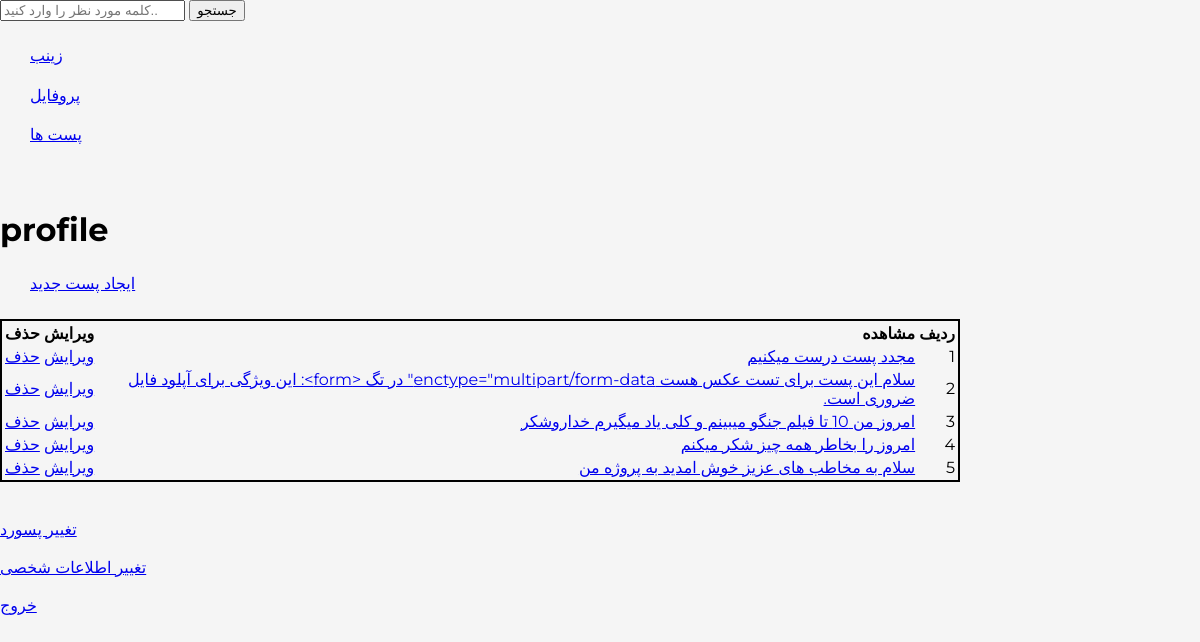
/ (signed in), run on the app's committed database.
### social/models.py (models this page shows, shortened)
class User(AbstractUser):
    date_of_birth=models.DateTimeField(verbose_name="تاریخ تولد", blank=True, null=True)
    bio=models.TextField(verbose_name=" بایو ", blank=True, null=True )
    photo=models.ImageField(verbose_name="تصاویر",upload_to="account_images/",null=True, blank=True)
    job=models.CharField(max_length=250,verbose_name="شغل", blank=True, null=True)
    phone=models.CharField(verbose_name="شماره تلفن",max_length=11, blank=True, null=True)

class Post(models.Model):
    author=models.ForeignKey(User,on_delete=models.CASCADE,related_name="user_posts",verbose_name="نویسنده")
    description=models.TextField(verbose_name="توضیحات")
    created=models.DateTimeField(auto_now_add=True)
    updated = models.DateTimeField(auto_now=True)
    likes=models.ManyToManyField(User, related_name="liked_posts", blank=True)
    tags=TaggableManager()
    class Meta:
        ordering=['-created']
        indexes=[
            models.Index(fields=['-created'])
        ]
        verbose_name="پست"
        verbose_name_plural = "پست ها"
    def get_absolute_url(self):
        return reverse('social:post_detail', args=[self.id])

### social/views.py (the view)
# urls.py: path('',views.profile, name='profile'),
@login_required
def profile(request):
    posts = Post.objects.filter(author=request.user).order_by('-created')
    return render(request, "social/profile.html",{'posts':posts})

### social/templates/social/profile.html (shortened to what this page needs)
{% extends 'parent/base.html' %}
{% block content %}
<h1>profile</h1>
<p><a href="{% url 'social:create_post' %}">ایجاد پست جدید</a> </p>
<table style="width: 80%;border: 2px solid black; text-align: right;direction: rtl;">
    <tr>
        <th>ردیف</th>
        <th>مشاهده</th>
        <th>ویرایش</th>
        <th>حذف</th>
    </tr>
    {% for post in posts %}
        <tr>
            <td>{{forloop.counter}}</td>
            <td><a href="{{ post.get_absolute_url }}" > {{post.description}}</a> </td>
            <td><a href="{% url 'social:edit_post' post.id%}">ویرایش</a> </td>
            <td><a href="{% url 'social:delete_post' post.id %}">حذف</a> </td>
        </tr>
    {%endfor%}
</table>
<br><br>
    <a href="{% url 'social:password_change'%}">تغییر پسورد</a>
<br><br>
<a href="{% url 'social:edit_account'%}">تغییر اطلاعات شخصی</a>
<br><br>
    <a href="{% url 'social:logout' %}">خروج</a>
<br>
{% endblock %}

### social/templates/partials/header.html
<form method="get" action="{% url 'social:post_search'%}">
    <input type="text" name="query" required placeholder="کلمه مورد نظر را وارد کنید..">
    <input type="submit" value="جستجو" >
</form>
    {% if request.user.is_authenticated %}
        <p>
            <a href="#">{{ request.user.first_name |default:request.user.username}}</a>
        </p>
    {% else %}
        <a href="{% url 'social:login' %}">  ورود  </a>
    {% endif %}
<p><a href="{% url 'social:profile' %}">پروفایل</a> </p>
<p><a href="{% url 'social:post_list' %}">پست ها</a> </p>
<br>

### social/static/css/base.css (style rules this page uses)
* { box-sizing: border-box; }
body { --h: 212deg; --l: 43%; --brandColor: hsl(var(--h), 71%, var(--l)); font-family: Montserrat, sans-serif; margin: 0; background-color: whitesmoke; }
p { margin: 30px; line-height: 0.6; }

### data on the page
User: user.first_name "زينب"
Post: description "مجدد پست درست میکنیم"
Post: description "سلام این پست برای تست عکس هست enctype=\"multipart/form-data\" در تگ <form>: این ویژگی برای آپلود فایل ضروری است."
Post: description "امروز من 10 تا فیلم جنگو میبینم و کلی یاد میگیرم خداروشکر"
Post: description "امروز را بخاطر همه چیز شکر میکنم"
Post: description "سلام به مخاطب های عزیز خوش امدید به پروژه من"
